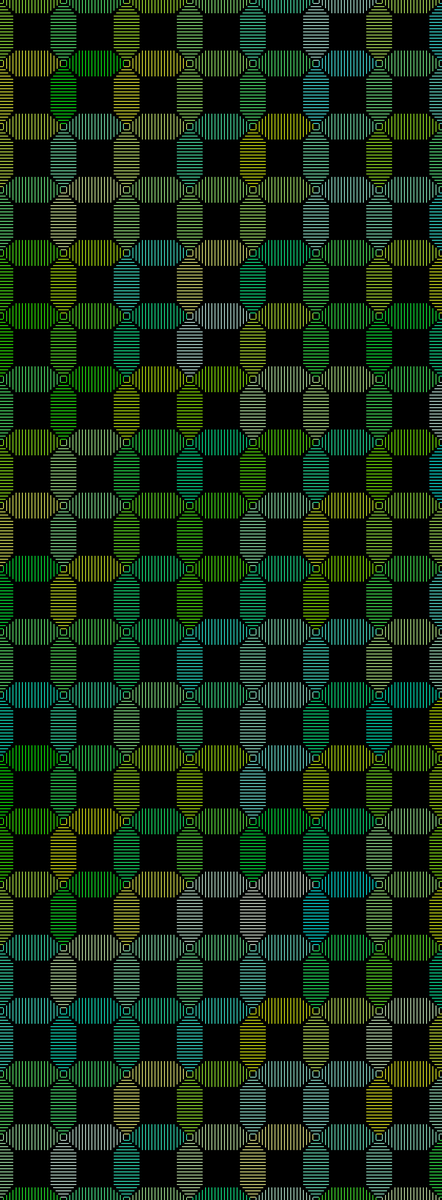
Frame 1 (no input)
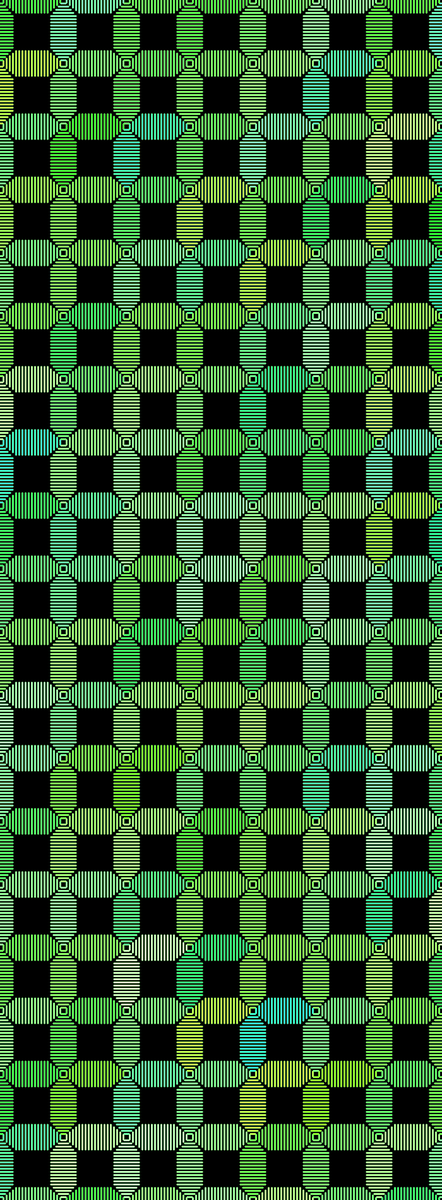
Frame 60 (the mouse pressed at the canvas centre just before this capture)
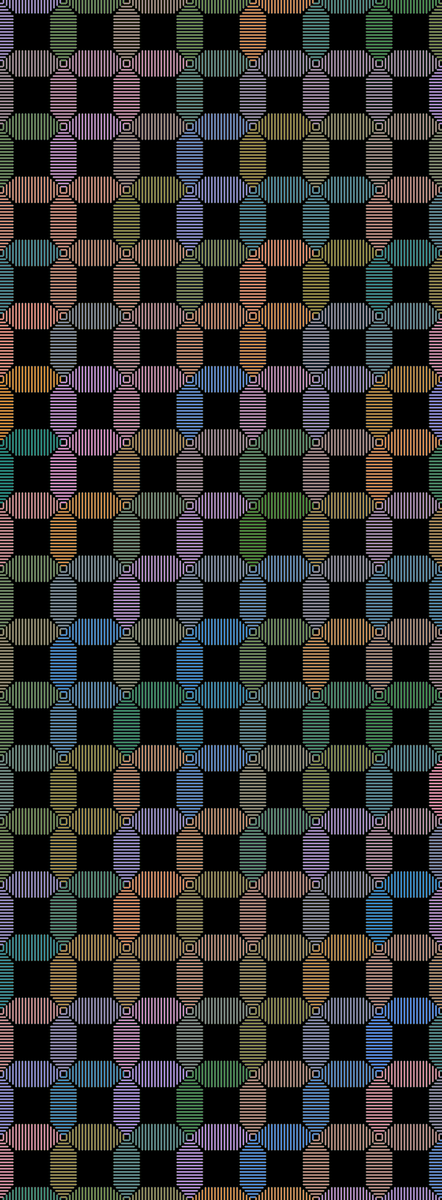
Frame 120 (the mouse held since frame 60 and released just before this capture)

The Processing sketch that drew these frames (run headless with seeded random() and noise(); from frame 60 on, the mouse is pressed at the canvas centre):

// Processing sketch: mosaic1
// ── mosaic1.pde
float d = 50;
float l = 2*d/5;
int lines = 20;
float wdth;
float interval = d/10;
String h = "h", v = "v";
float step = 2*d;
float m;

void setup(){
  size(700, 1900);
  //fullScreen();
  background(0);
  strokeWeight(1.2);
  smooth();
}

void draw(){
  m = map(mouseX, 0, width, 255 ,0);
  for(int i = 0; i <= width; i+=step){
    for(int j = 0; j <= height; j+=step){
      stroke(random(255),m,random(255));
      strip(h, i, j);
      strip(v, i, j);
    } 
  }
saveMe();
}

void strip(String type,float xOffset, float yOffset){
  for(int i = 1; i < lines; i++){
    if(i <= 5) wdth = (l / 5) * i; 
    if(i > 5 && i < 15) wdth = l; 
    if(i >= 15) wdth =(l / 5) * (lines % i); 
    if (type == "v") line(xOffset -wdth, yOffset + i * interval,xOffset + wdth, yOffset + i * interval);
    if (type == "h") line(xOffset + i * interval,yOffset -wdth,xOffset + i * interval,yOffset + wdth);
  }
}

void saveMe(){
  if(mousePressed){
    println("saved");
    save("mosaic1.png");
  }
}
